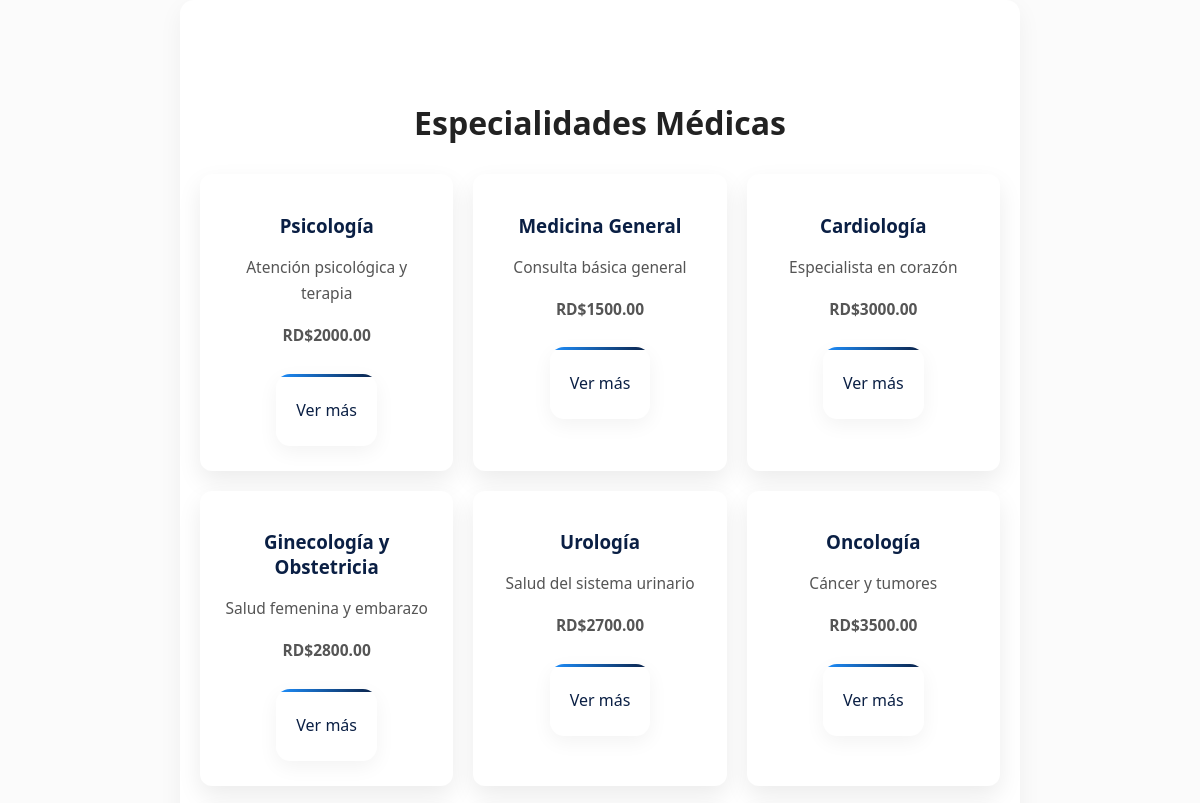
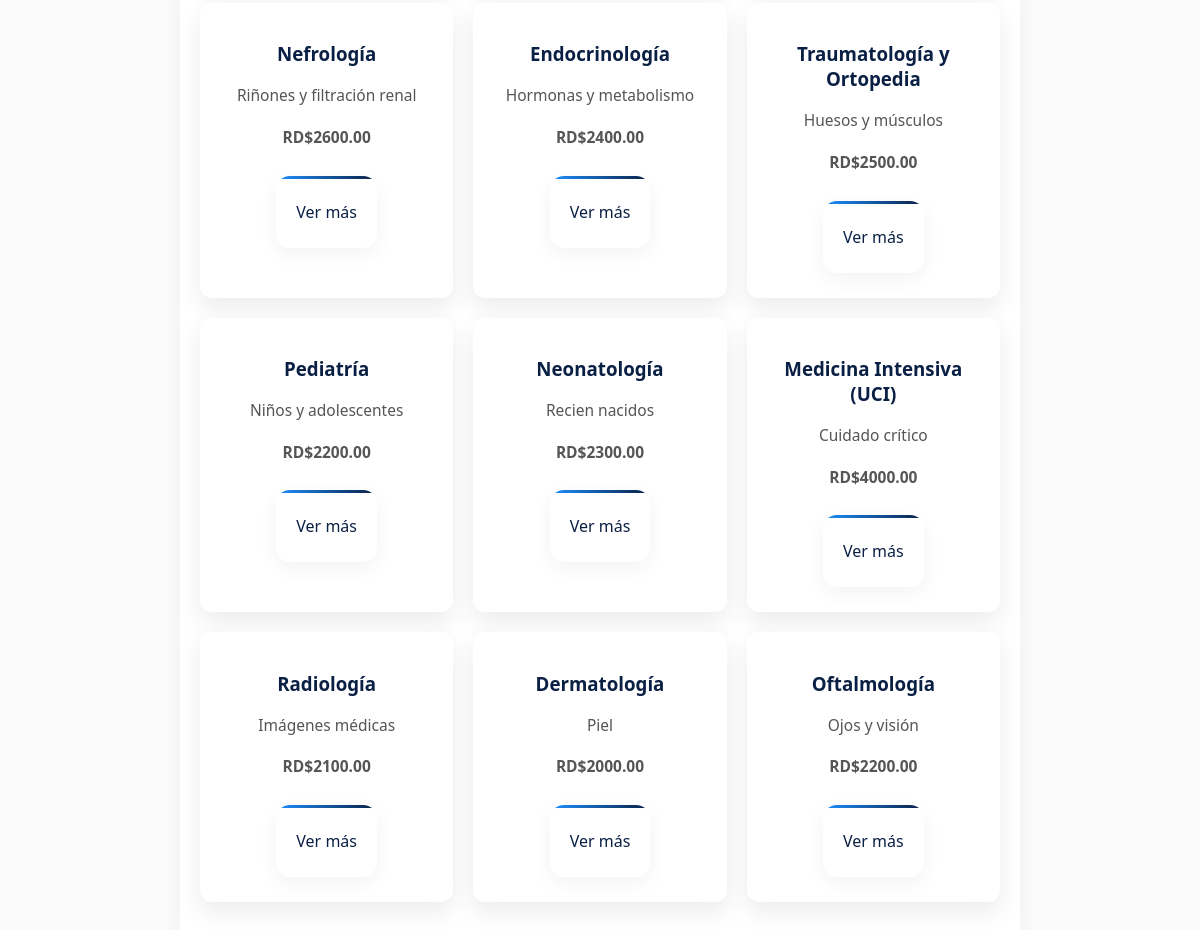
Page /especialidades/index.php on the earlier database version (2 pictures, top to bottom).
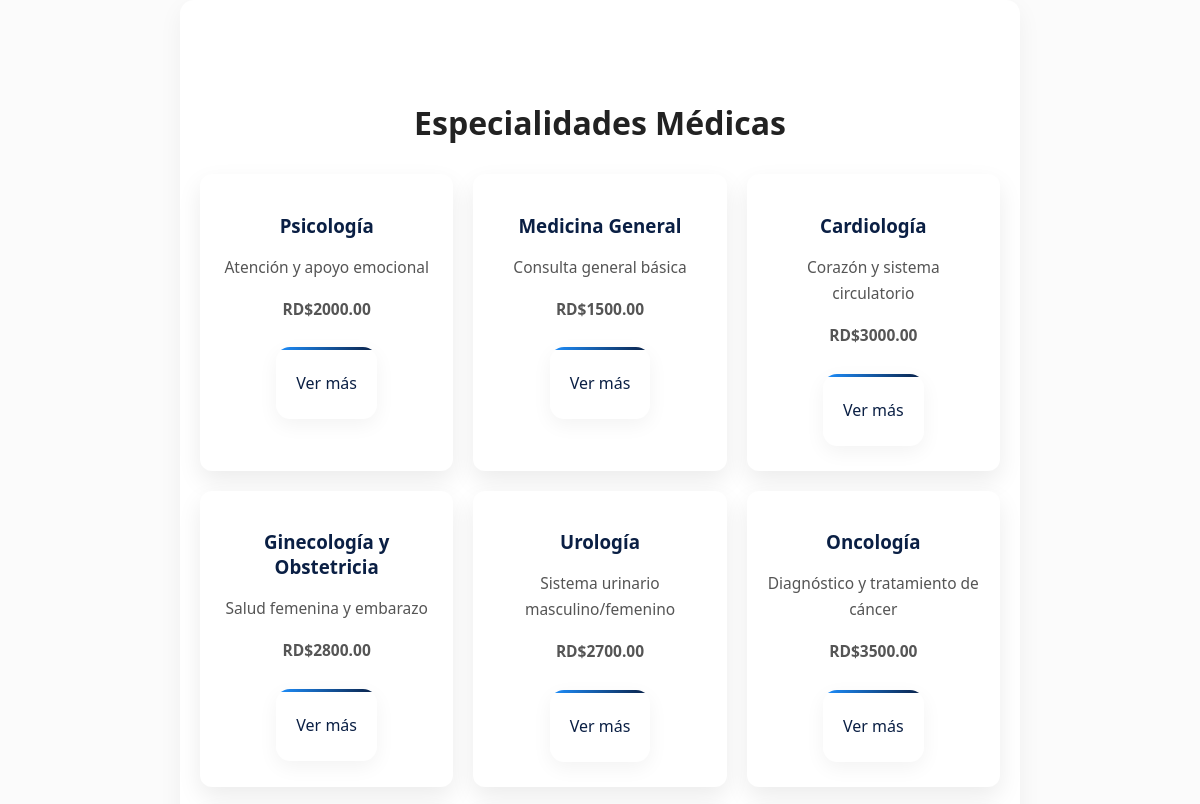
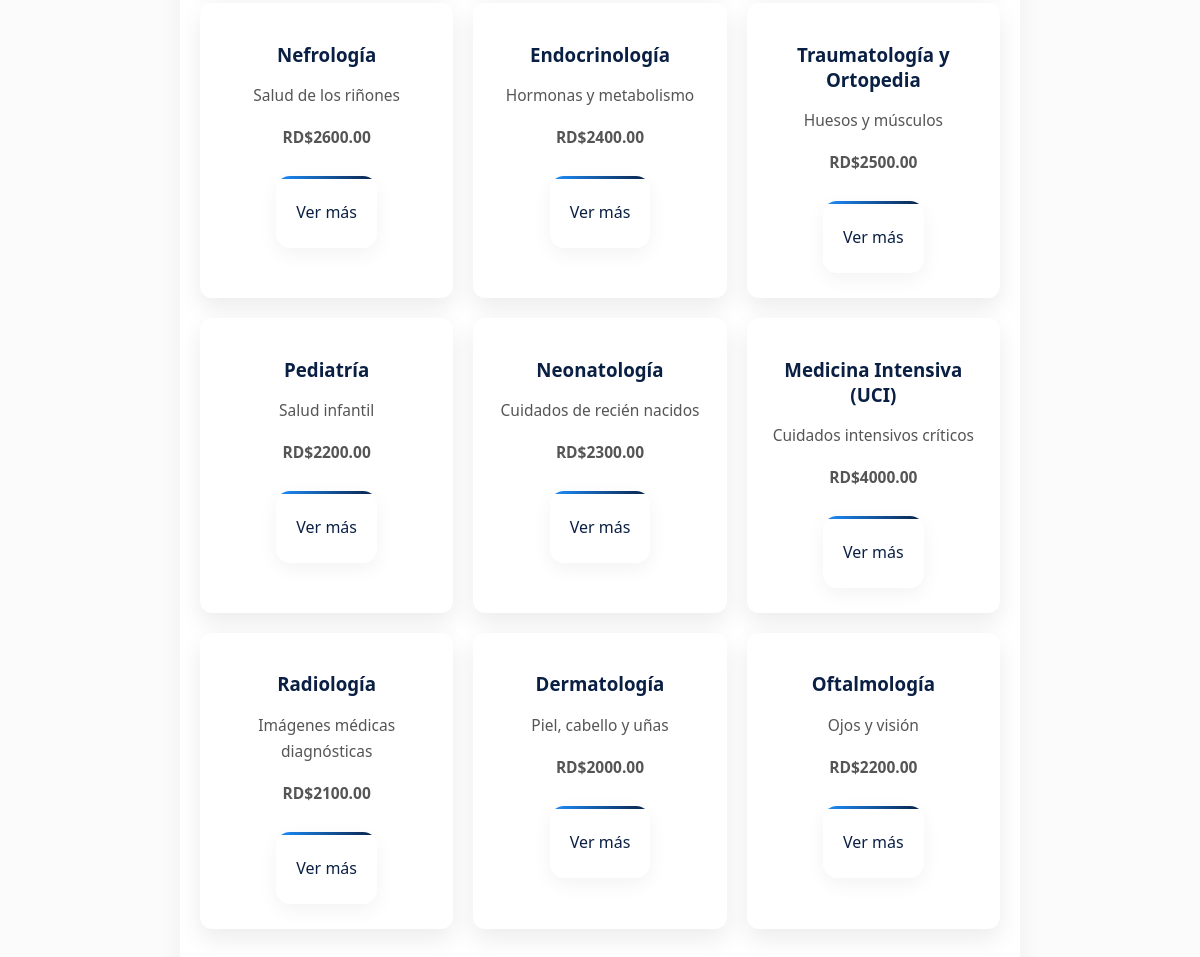
Same page on the later database version (2 pictures, top to bottom).
### tables this page shows
CREATE TABLE especialidades (
    id INT AUTO_INCREMENT PRIMARY KEY,
    nombre VARCHAR(100) NOT NULL,
    descripcion TEXT,
    precio DECIMAL(10,2) NOT NULL
);

### especialidades/index.php (the view, shortened to what this page needs)
<?php
include("../config/db.php");
$stmt = $pdo->prepare("SELECT * FROM especialidades");
$stmt->execute();
$especialidades = $stmt->fetchAll();
?>
<!DOCTYPE html>
<html>
<head>
<link rel="stylesheet" href="../assets/css/style.css">
</head>
<body>
<div class="container">
    <h1>Especialidades Médicas</h1>
    <div class="cards">
        <?php foreach($especialidades as $esp): ?>
            <div class="card">
                <h3><?php echo $esp['nombre']; ?></h3>
                <p><?php echo $esp['descripcion']; ?></p>
                <p class="precio">RD$<?php echo $esp['precio']; ?></p>
                <a class="btn" href="ver.php?id=<?php echo $esp['id']; ?>">
                    Ver más
                </a>
            </div>
        <?php endforeach; ?>
    </div>
</div>
</body>
</html>

### assets/css/style.css (style rules this page uses)
body { margin: 0; font-family: 'Segoe UI', Arial, sans-serif; background: #FBFBFB; color: #222; }
.container { max-width: 800px; margin: 0 auto 40px auto; text-align: center; background: white; padding: 35px; border-radius: 14px; box-shadow: 0 8px 25px rgba(0,0,0,0.05); transition: 0.3s; }
.container p { font-size: 15.5px; line-height: 1.7; color: #555; }
.cards { margin-top: 40px; display: grid; grid-template-columns: repeat(auto-fit, minmax(220px, 1fr)); gap: 20px; max-width: 1000px; margin-left: auto; margin-right: auto; }
.cards a { background: white; border-radius: 14px; padding: 25px 20px; text-decoration: none; color: #0a1f44; box-shadow: 0 6px 20px rgba(0,0,0,0.05); transition: all 0.25s ease; position: relative; overflow: hidden; }
.cards a::before { content: ""; position: absolute; top: 0; left: 0; width: 100%; height: 3px; background: linear-gradient(90deg, #1e90ff, #0a1f44); }

### especialidades/index.php (style rules this page uses)
.container { padding: 80px 20px; text-align: center; }
.cards { display: grid; grid-template-columns: repeat(auto-fit, minmax(220px, 1fr)); gap: 20px; margin-top: 30px; }
.card { background: white; padding: 20px; border-radius: 12px; text-decoration: none; color: black; box-shadow: 0 10px 25px rgba(0,0,0,0.08); transition: 0.3s; }
.card h3 { color: #0a1f44; margin-bottom: 10px; }
.precio { font-weight: bold; color: #1e90ff; }
.btn { display: inline-block; margin-top: 10px; padding: 8px 12px; background: #0a1f44; color: white; border-radius: 6px; text-decoration: none; }

Differences in the rows shown:
changed especialidades "Psicología": descripcion "Atención psicológica y terapia" → "Atención y apoyo emocional"
changed especialidades "Medicina General": descripcion "Consulta básica general" → "Consulta general básica"
changed especialidades "Cardiología": descripcion "Especialista en corazón" → "Corazón y sistema circulatorio"
changed especialidades "Urología": descripcion "Salud del sistema urinario" → "Sistema urinario masculino/femenino"
changed especialidades "Oncología": descripcion "Cáncer y tumores" → "Diagnóstico y tratamiento de cáncer"
changed especialidades "Nefrología": descripcion "Riñones y filtración renal" → "Salud de los riñones"
changed especialidades "Pediatría": descripcion "Niños y adolescentes" → "Salud infantil"
changed especialidades "Neonatología": descripcion "Recien nacidos" → "Cuidados de recién nacidos"
changed especialidades "Medicina Intensiva (UCI)": descripcion "Cuidado crítico" → "Cuidados intensivos críticos"
changed especialidades "Radiología": descripcion "Imágenes médicas" → "Imágenes médicas diagnósticas"
changed especialidades "Dermatología": descripcion "Piel" → "Piel, cabello y uñas"
